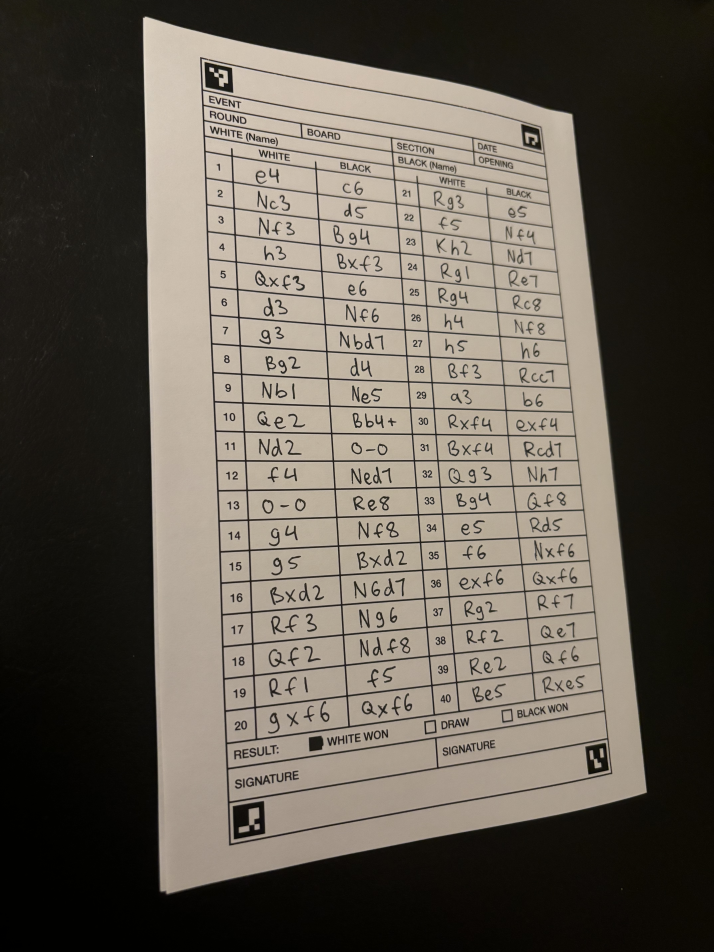
#> input picture Scoresheet/input_images/example2_skewed.jpeg, 4284 x 5712 px (shown at 1/6 size)
$ python -i move_extraction.py   (imports and definitions only)
#> lines starting #> are read from the running program, lines starting #| are printed output that depends on the picture

import cv2
import numpy as np

from typing import List, Tuple

def extract_move_boxes(img: np.ndarray) -> List[np.ndarray]:
    # (roi, x, y)
    boxes_and_coords = _find_boxes(img)
    assert len(boxes_and_coords) == 80
    #cv2.imwrite('box.png', boxes_and_coords[78][0])

    boxes_and_coords = _sort_boxes(boxes_and_coords)
    i = 0
    for box in boxes_and_coords:
        roi, x, y = box
        h, w = roi.shape
        cv2.putText(img,str(i),
        (x, y+h),
        cv2.FONT_HERSHEY_SIMPLEX,
        1,
        127,
        1,
        2)
        i += 1

        # cv2.imwrite("denoised.png", img)

    move_boxes = [x[0] for x in boxes_and_coords]

    # cv2.imwrite('box.png', move_boxes[0])

    move_boxes = [_remove_borders(box) for box in move_boxes]

    #cv2.imwrite('box.png', move_boxes[78])

    return move_boxes
'''
def _find_boxes(img):
    # invert image because move boxes are negative space
    inverted_img = 255 - img
    # connected component search
    num_components, img_with_separate_components, stats, _ = cv2.connectedComponentsWithStats(inverted_img)

    move_boxes = []
    i = 0
    # first component is always the background (for some reason), so we start at 1
    for component in range(1, num_components):
        x = stats[component, cv2.CC_STAT_LEFT]
        y = stats[component, cv2.CC_STAT_TOP]
        w = stats[component, cv2.CC_STAT_WIDTH]
        h = stats[component, cv2.CC_STAT_HEIGHT]

        # only move boxes have this width to height ratio
        if 2.5 < w/h < 4.5 and 54000 < w*h < 63000:

            mask = np.zeros_like(img)
            mask[img_with_separate_components == component] = 255

            roi = mask[y:y+h, x:x+h]


            move_boxes.append((component, x, y, w, h))
            print(w*h)

            cv2.putText(img,str(i),
            (x, y+h),
            cv2.FONT_HERSHEY_SIMPLEX,
            1,
            127,
            1,
            2)
            i += 1

            cv2.imwrite("denoised.png", img)


    return move_boxes
'''
def _find_boxes(img: np.ndarray) -> List[Tuple[np.ndarray, int, int]]:
    # invert image because move boxes are negative space
    inverted_img = 255 - img

    move_boxes = []

    contours, _ = cv2.findContours(inverted_img, cv2.RETR_CCOMP, cv2.CHAIN_APPROX_SIMPLE)

    # Loop over each contour and save it as a new image
    for _, contour in enumerate(contours):

        # Create a mask for the current contour
        mask = np.zeros_like(inverted_img)
        cv2.drawContours(mask, [contour], -1, 255, -1)

        # Extract the contour region from the original image using the mask
        contour_region = cv2.bitwise_and(inverted_img, inverted_img, mask=mask)

        # Find the bounding box of the contour to crop the region
        x, y, w, h = cv2.boundingRect(contour)

        if 2.5 < w/h < 4.5 and 50000 < w*h < 67000:

            roi = contour_region[y:y+h, x:x+w]

            # un-invert image
            roi = 255 - roi

            move_boxes.append((roi, x, y))

    return move_boxes


# sort boxes into move-order
def _sort_boxes(move_boxes: List[Tuple[np.ndarray, int, int]]) -> List[Tuple[np.ndarray, int, int]]:

    # sort by x, which puts each set of 20 vertical columns in place
    move_boxes.sort(key=lambda x: x[1])

    # now sort each vertical column by y
    move_boxes[:20] = sorted(move_boxes[:20], key=lambda x: x[2])
    move_boxes[20:40] = sorted(move_boxes[20:40], key=lambda x: x[2])
    move_boxes[40:60] = sorted(move_boxes[40:60], key=lambda x: x[2])
    move_boxes[60:80] = sorted(move_boxes[60:80], key=lambda x: x[2])

    # alternate between rows 1 and 2, and then 3 and 4
    # this sorts the boxes into move-order
    temp = []
    for i in range(20):
        temp.append(move_boxes[i])
        temp.append(move_boxes[i+20])
    for i in range(40, 60):
        temp.append(move_boxes[i])
        temp.append(move_boxes[i+20])
    move_boxes = temp

    return move_boxes

'''
def _find_ROIs(img, move_boxes):
    rois = []
    for move_box in move_boxes:
        _, x, y, w, h, = move_box

        # crop out the border
        crop = 5
        roi = img[y+crop:y+h-crop, x+crop:x+w-crop]

        rois.append(roi)

    return rois
'''

def _remove_borders(move_box: np.ndarray) -> np.ndarray:
    y, x = move_box.shape

    for i in range(x):
        if move_box[0][i] == 255:
            cv2.floodFill(move_box, None, (i, 0), 0)
        if move_box[y-1][i] == 255:
            cv2.floodFill(move_box, None, (i, y-1), 0)

    for i in range(y):
        if move_box[i, 0] == 255:
            cv2.floodFill(move_box, None, (0, i), 0)
        if move_box[i, x-1] == 255:
            cv2.floodFill(move_box, None, (x-1, i), 0)

    return move_box

>>> import cv2
>>> picture = cv2.imread('input_images/example2_skewed.jpeg', cv2.IMREAD_GRAYSCALE)
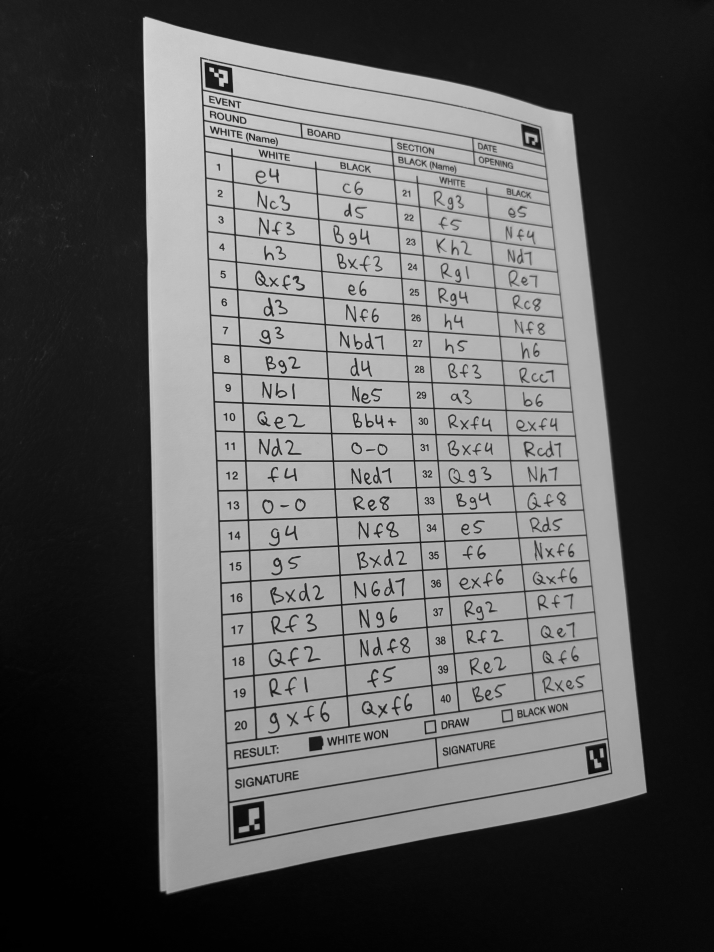
#> picture: shape (5712, 4284) (shown at 1/6 size); min 0, max 228, mean 93.3
>>> result = extract_move_boxes(picture)
#> in _find_boxes, `inverted_img = 255 - img`:
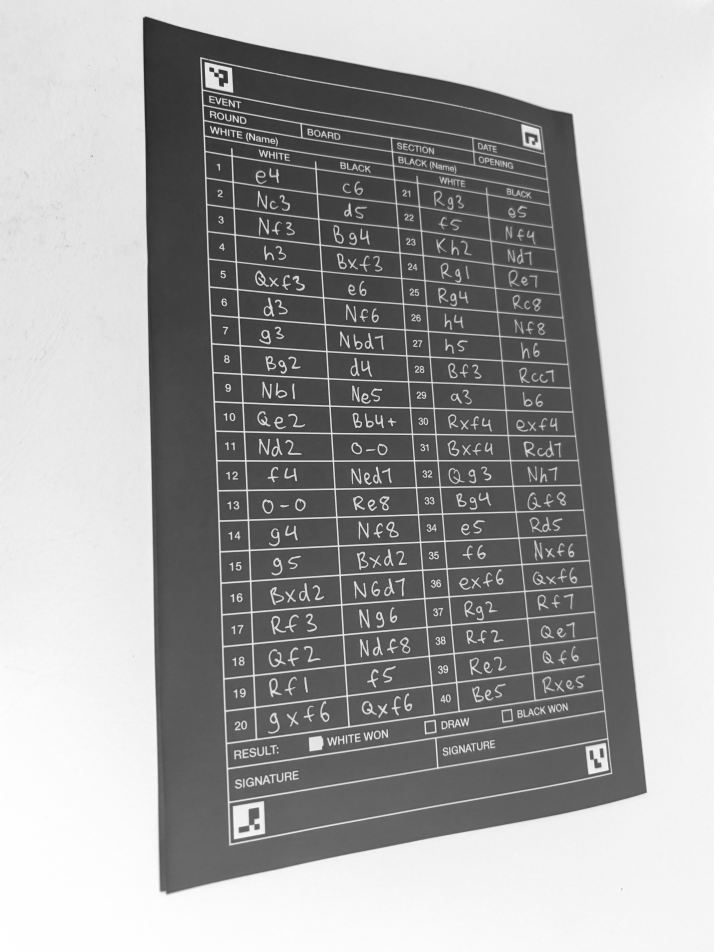
#> inverted_img: shape (5712, 4284) (shown at 1/6 size); min 27, max 255, mean 161.7
#> in _find_boxes, `contours, _ = cv2.findContours(inverted_img, cv2.RETR_CCOMP, cv2.CHAIN..`: contours = [[[0, 0], [0, 5711], [4283, 5711], [4283, 0]]]
#> the loop in _find_boxes, `for _, contour in enumerate(contours):` made 1 pass
#> (contour, x, y, w, h) on pass 1: ([[0, 0], [0, 5711], [4283, 5711], [4283, 0]], 0, 0, 4284, 5712)
#> after the loop in _find_boxes, `for _, contour in enumerate(contours):`: mask: shape (5712, 4284); every value is 255
#> after the loop in _find_boxes, `for _, contour in enumerate(contours):`: move_boxes = []
#> (the run stopped early here; a loop or call above may not have finished)
